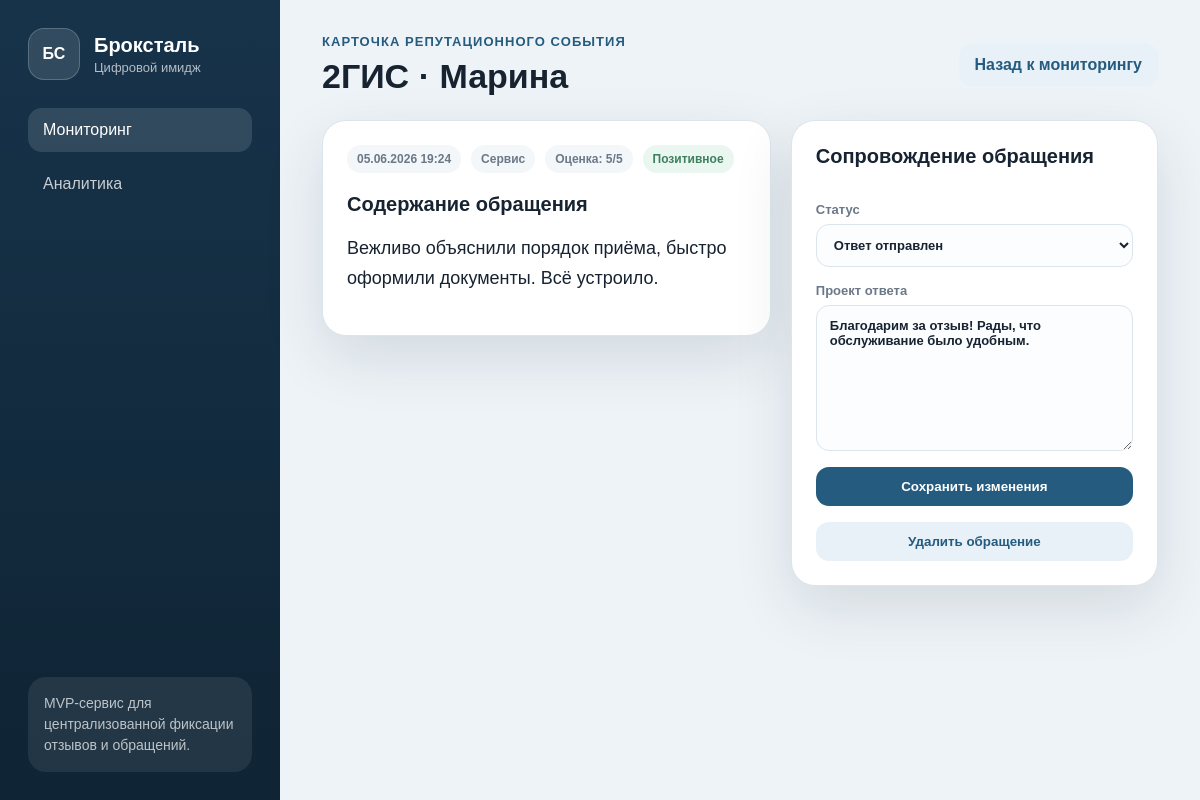
/appeal/2, run on the app's committed database.
### tables this page shows
CREATE TABLE appeals (
            id INTEGER PRIMARY KEY AUTOINCREMENT,
            source TEXT NOT NULL,
            author TEXT NOT NULL,
            rating INTEGER NOT NULL,
            tone TEXT NOT NULL,
            category TEXT NOT NULL,
            priority TEXT NOT NULL,
            status TEXT NOT NULL,
            text TEXT NOT NULL,
            answer TEXT DEFAULT '',
            created_at TEXT NOT NULL,
            updated_at TEXT NOT NULL
        );

### app.py (the view, shortened to what this page needs)
@app.route("/appeal/<int:appeal_id>", methods=["GET", "POST"])
def appeal_detail(appeal_id: int):
    db = get_db()
    appeal = db.execute("SELECT * FROM appeals WHERE id = ?", (appeal_id,)).fetchone()
    if appeal is None:
        return redirect(url_for("index"))
    return render_template("detail.html", appeal=appeal, active="dashboard")

### app.py (called while the page is built)
def get_db() -> sqlite3.Connection:
    if "db" not in g:
        g.db = sqlite3.connect(DB_PATH)
        g.db.row_factory = sqlite3.Row
    return g.db

@app.context_processor
def inject_labels() -> dict[str, Any]:
    return {
        "status_labels": STATUS_LABELS,
        "tone_labels": TONE_LABELS,
        "priority_labels": PRIORITY_LABELS,
    }

### templates/detail.html
{% extends "base.html" %}
{% block content %}
<header class="page-header">
  <div>
    <p class="eyebrow">Карточка репутационного события</p>
    <h1>{{ appeal.source }} · {{ appeal.author }}</h1>
  </div>
  <a class="secondary-button" href="{{ url_for('index') }}">Назад к мониторингу</a>
</header>
<section class="detail-layout">
  <article class="detail-card">
    <div class="detail-meta">
      <span>{{ appeal.created_at }}</span>
      <span>{{ appeal.category }}</span>
      <span>Оценка: {{ appeal.rating }}/5</span>
      <span class="tone tone-{{ appeal.tone }}">{{ tone_labels[appeal.tone] }}</span>
    </div>
    <h2>Содержание обращения</h2>
    <p>{{ appeal.text }}</p>
  </article>
  <form class="response-card" method="post">
    <h2>Сопровождение обращения</h2>
    <label>Статус
      <select name="status">
        {% for value, label in status_labels.items() %}
          <option value="{{ value }}" {{ 'selected' if appeal.status == value else '' }}>{{ label }}</option>
        {% endfor %}
      </select>
    </label>
    <label>Проект ответа
      <textarea name="answer" rows="8">{{ appeal.answer }}</textarea>
    </label>
    <button class="primary-button" type="submit">Сохранить изменения</button>
    <form action="{{ url_for('delete_appeal', appeal_id=appeal['id']) }}" method="POST">
    <button type="submit" class="secondary-button">Удалить обращение</button>
  </form>
  </form>
</section>
{% endblock %}

### static/styles.css (style rules this page uses)
:root { --bg: #eef3f7; --surface: #ffffff; --ink: #172331; --muted: #6b7888; --line: #dce5ec; --accent: #245b7f; --accent-2: #e7f1f7; --danger: #b94141; --warning: #b97822; --success: #3f7f5d; --shadow: 0 22px 60px rgba(20, 41, 61, .12); }
* { box-sizing: border-box; }
body { margin: 0; min-height: 100vh; display: grid; grid-template-columns: 280px 1fr; background: var(--bg); color: var(--ink); font-family: Arial, Helvetica, sans-serif; }
.page-header { display: flex; align-items: center; justify-content: space-between; gap: 20px; margin-bottom: 24px; }
.eyebrow { margin: 0 0 8px; color: var(--accent); font-size: 13px; text-transform: uppercase; letter-spacing: .08em; font-weight: 700; }
h1 { margin: 0; font-size: 34px; }
h2 { margin: 0 0 18px; font-size: 20px; }
.primary-button, .secondary-button, .link-button { border: 0; text-decoration: none; cursor: pointer; font-weight: 700; border-radius: 13px; padding: 12px 16px; display: inline-flex; justify-content: center; }
.primary-button { background: var(--accent); color: #fff; }
.secondary-button, .link-button { background: var(--accent-2); color: var(--accent); }
label { display: grid; gap: 7px; color: var(--muted); font-size: 13px; font-weight: 700; }
input, select, textarea { width: 100%; border: 1px solid var(--line); border-radius: 13px; padding: 12px 13px; font: inherit; color: var(--ink); background: #fbfdff; }
.workbench, .table-card, .detail-card, .response-card, .chart-card { background: var(--surface); border: 1px solid var(--line); border-radius: 24px; box-shadow: var(--shadow); }
.source-badge, .tone, .priority { display: inline-flex; border-radius: 999px; padding: 7px 10px; font-size: 12px; font-weight: 800; }
.tone-positive, .priority-low { background: #eaf7f0; color: var(--success); }
.detail-layout { display: grid; grid-template-columns: 1.1fr .9fr; gap: 20px; align-items: start; }
.detail-card, .response-card, .chart-card { padding: 24px; }
.detail-card p { font-size: 18px; line-height: 1.65; }
.detail-meta { display: flex; flex-wrap: wrap; gap: 10px; margin-bottom: 20px; }
.detail-meta span:not(.tone) { background: #f3f7fa; border-radius: 999px; padding: 7px 10px; color: var(--muted); font-size: 12px; font-weight: 700; }
.response-card { display: grid; gap: 16px; }

### data on the page
appeals: source "2ГИС", author "Марина", created_at "05.06.2026 19:24", category "Сервис", rating "5", tone "Позитивное", text "Вежливо объяснили порядок приёма, быстро оформили документы. Всё устроило.", answer "Благодарим за отзыв! Рады, что обслуживание было удобным."

### other printed values
form field status "Ответ отправлен"
